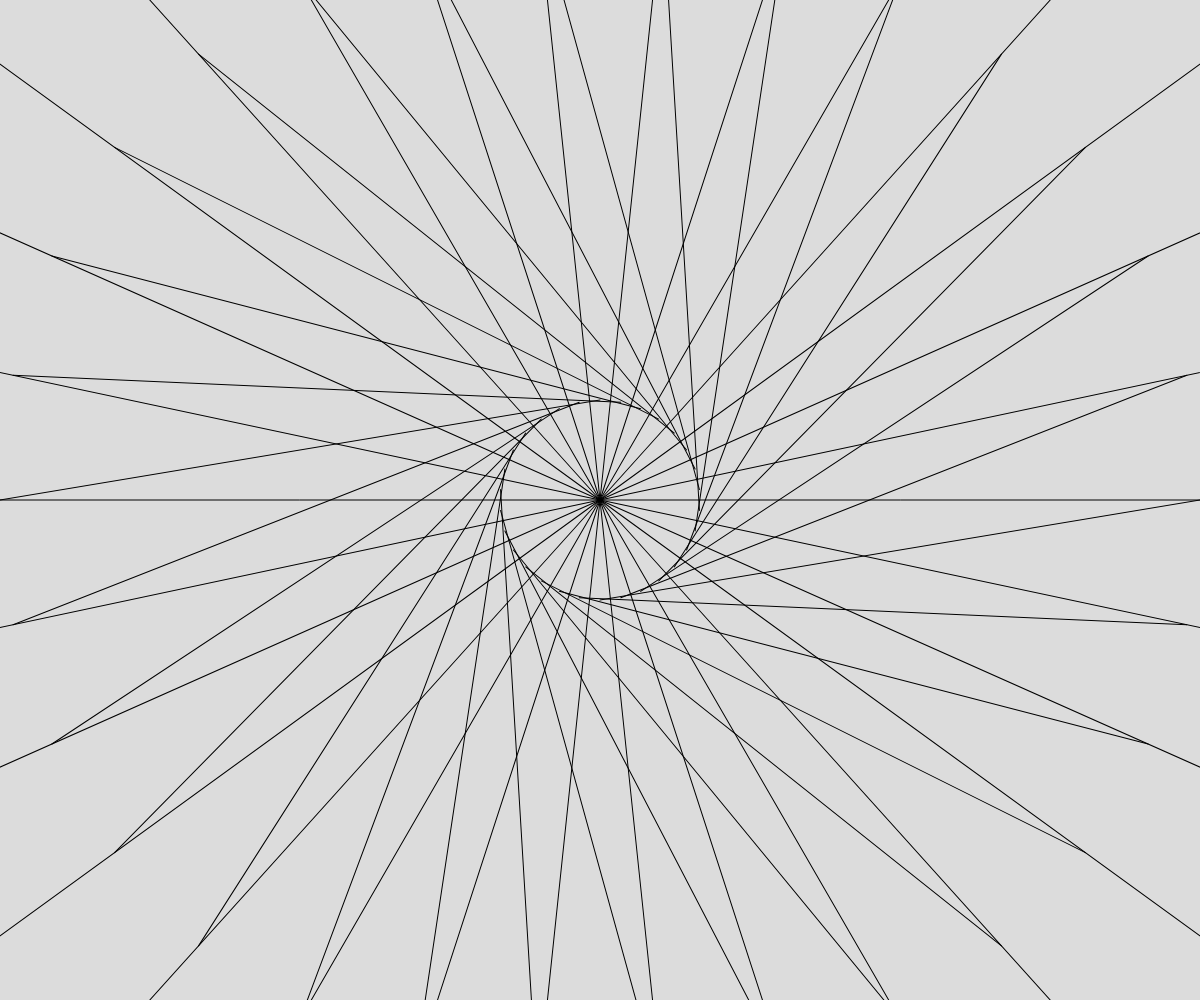
Frame 1 (no input)
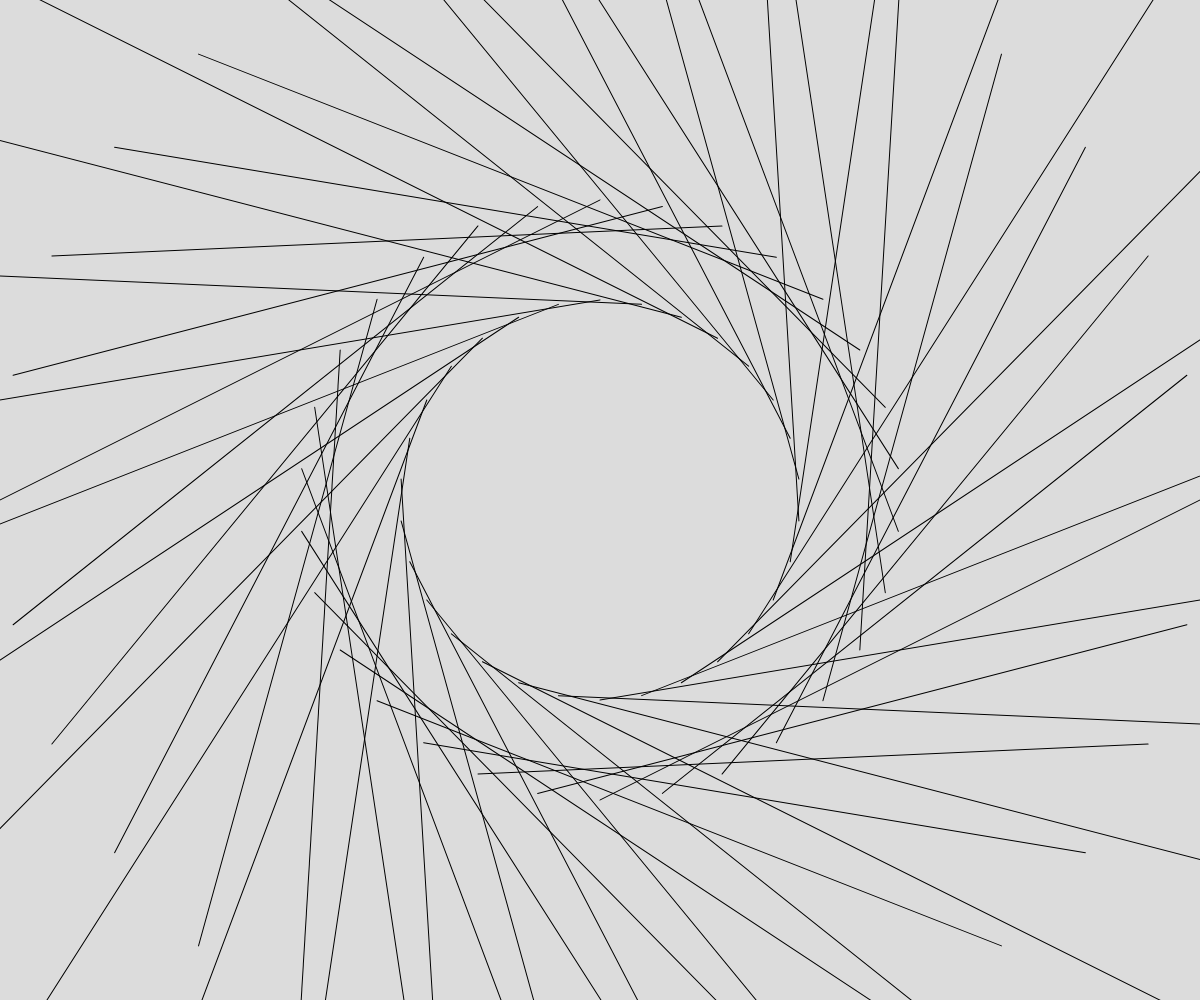
Frame 2 (the mouse pressed at the canvas centre, redrawn once)

The p5.js sketch that drew these frames (run headless with seeded random() and noise() and a simulated clock; the mouse was pressed at the canvas centre and the sketch redrawn once):

// p5.js sketch
// ── sketch.js
// Project Title
// Your Name
// Date
//
// Extra for Experts:
// - describe what you did to take this project "above and beyond"

let cHeight = 0;

function setup() {
  createCanvas(windowWidth, windowHeight);
  noLoop();

}

function circleSpiral(){
  push();
  translate(width/2, height/2);

  for (let c = 1; c < 3; c++){

    for (let i = 0; i < 360; i += 6){
      push();
      rotate(radians(i));
      if (i % 12 === 0){
        line(0, cHeight, width / c, 0);
      }
      pop();
    }
    cHeight = cHeight + 100;
  }
}

function draw() {
  background(220);
  circleSpiral();
}

// for (let c = 1; c < width; c ++){
  //   ellipse(width/2, height/2, width/c);
  //   let lCount = 6 * c;
  //   for (let i = lCount; i > 0; i--){
  //     push();
  //     line(width/2, height/2, width/2, 0);
  //     rotate(360 / lCount);
  //   }
  // }
